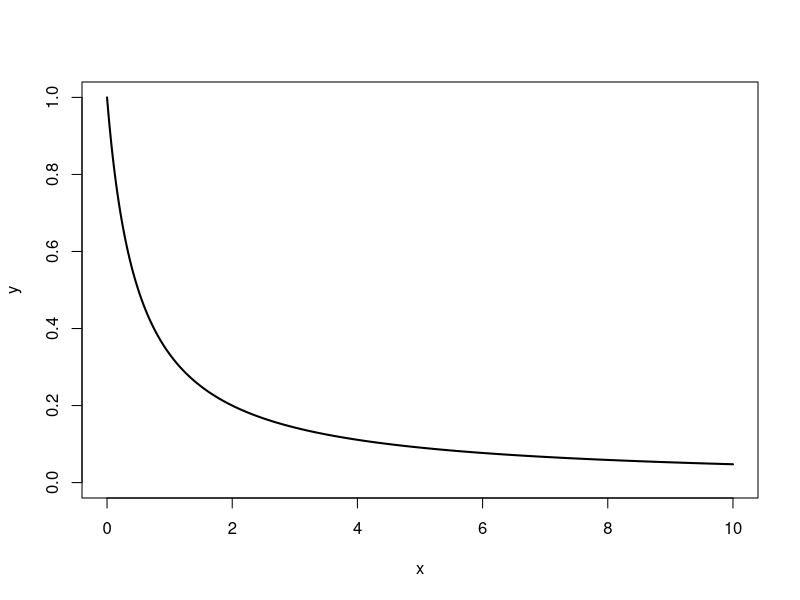
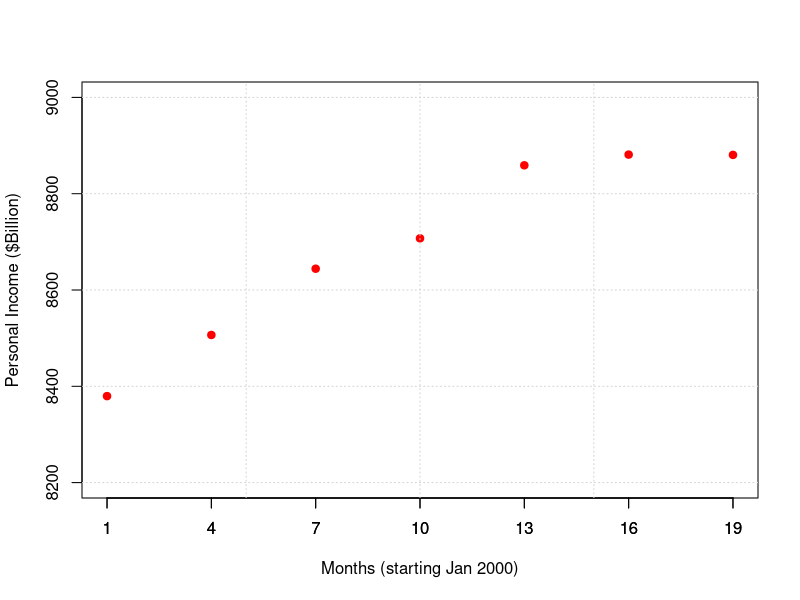
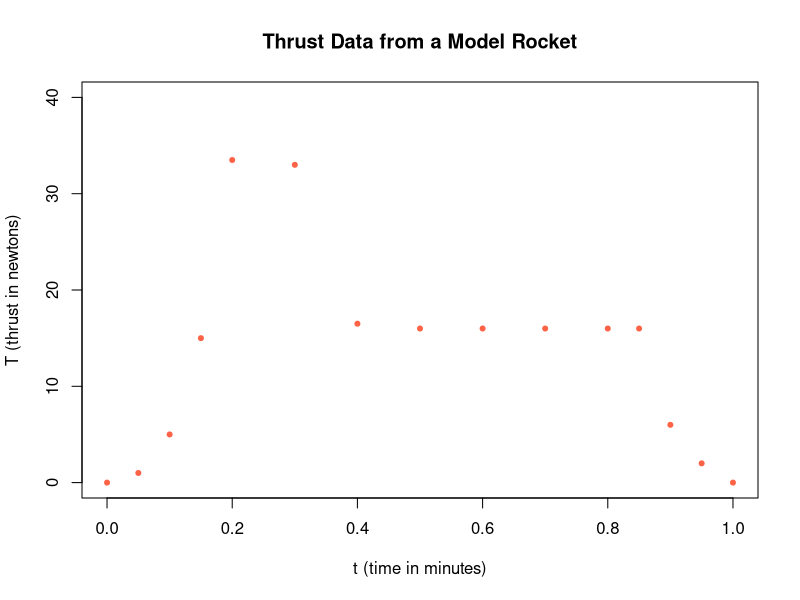

The R source for these figures, in order:
## ---- chunk 1
library(Matrix)
## ---- chunk 2
f <- function(x){1/(1 + 2*x)}
a <- 0
b <- 10
xx <- seq(a, b, length = 1000)
yf <- f(xx)
plot(xx, yf, type = 'l', xlab = "x", ylab = "y", xlim = c(a,b), ylim = c(0,1), col = 'black', lwd = 2)
## ---- chunk 3
# Source: U.S. Bureau of Economic Analysis, NIPA Table 2.1.
# Data is given quarterly: use splines to estimate monthly
#http://chamberlaineconomics.com/2010/01/20/how-economists-convert-quarterly-data-into-monthly-cubic-spline-interpolation/
# Personal Income  ($Billions)
PI <- c(8379.6,8506.6 ,8644.2 ,8707.3 ,8859.0 ,8881.2 ,8880.6)
Quarters <- seq(1, 3*length(PI), by = 3)
plot(Quarters, PI, ylim = c(8200,9000), pch = 19, col = "red", ylab = "Personal Income ($Billion)", xlab = "Months (starting Jan 2000)", xaxp = c(1,19,6))
axis(1, at = seq(1, 3*length(PI), by = 3))
grid()
## ---- chunk 4
# Thrust T vs. time t of a model rocket
t <- c(0., 0.05, 0.1, 0.15, 0.2, 0.3, 0.4, 0.5, 0.6, 0.7, 0.8, 0.85, 0.9,0.95, 1.);
T <- c(0., 1., 5., 15., 33.5, 33., 16.5, 16., 16., 16., 16., 16., 6., 2.,0.)
plot(t, T, pch = 20, col= "tomato", xlab = "t (time in minutes)", ylab="T (thrust in newtons)", main = "Thrust Data from a Model Rocket", ylim=c(0,40))
